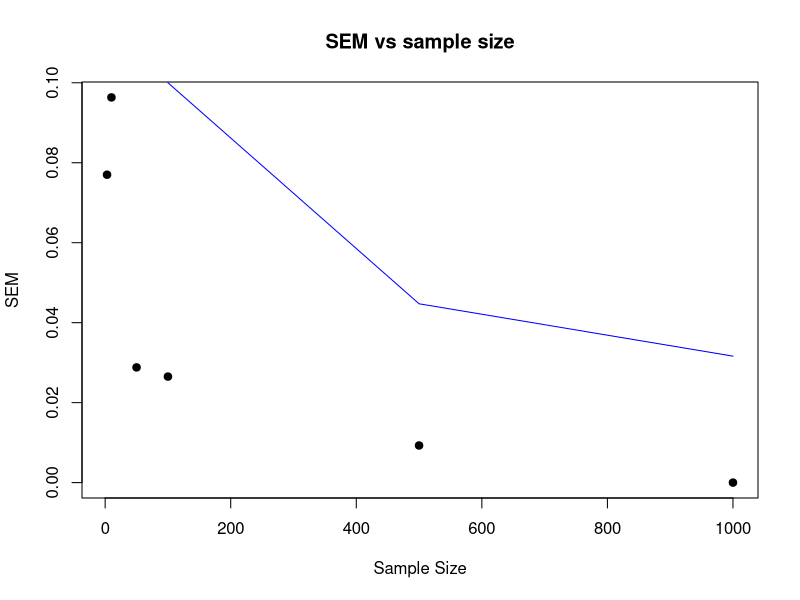
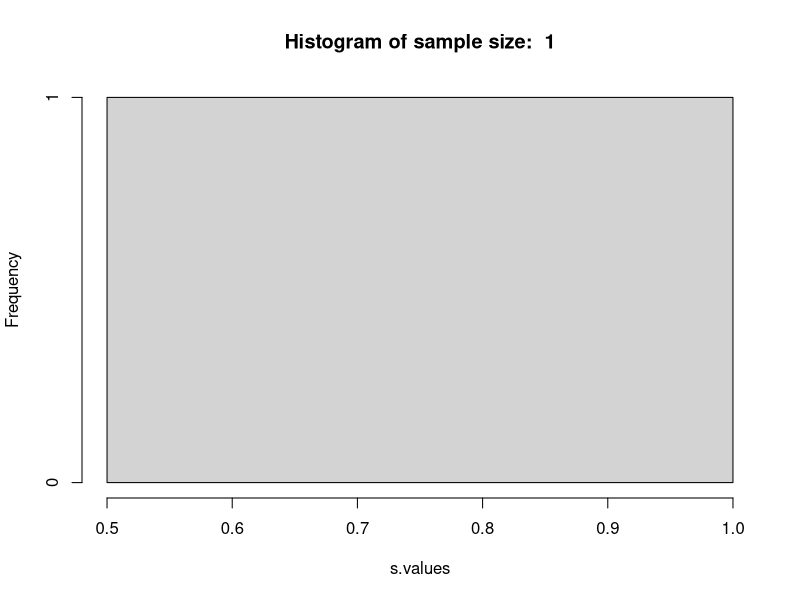
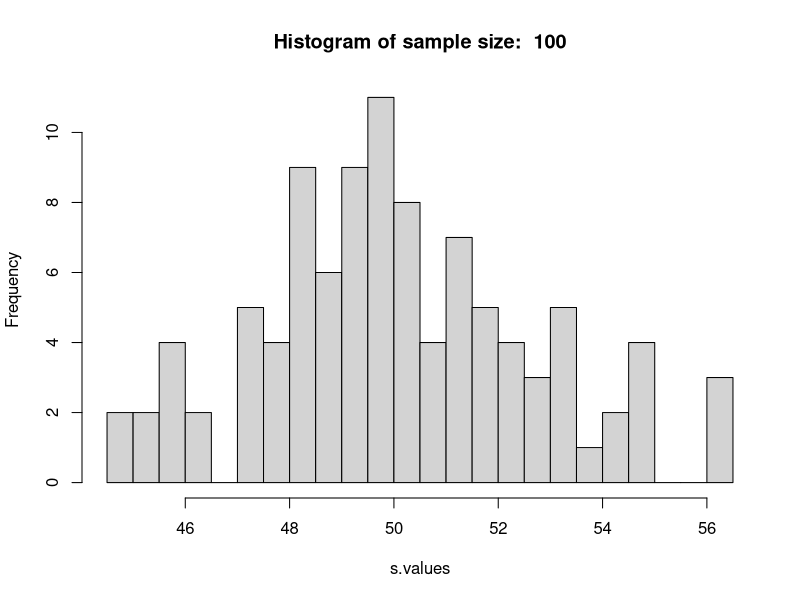
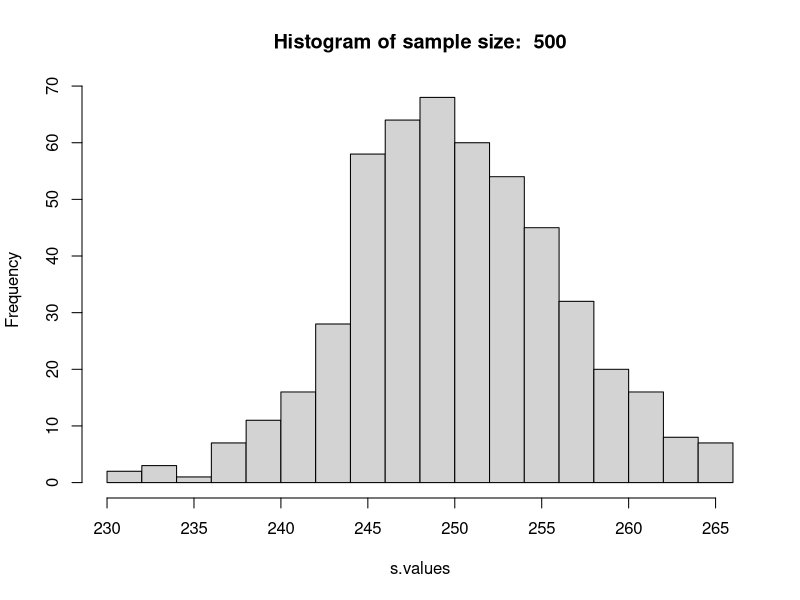
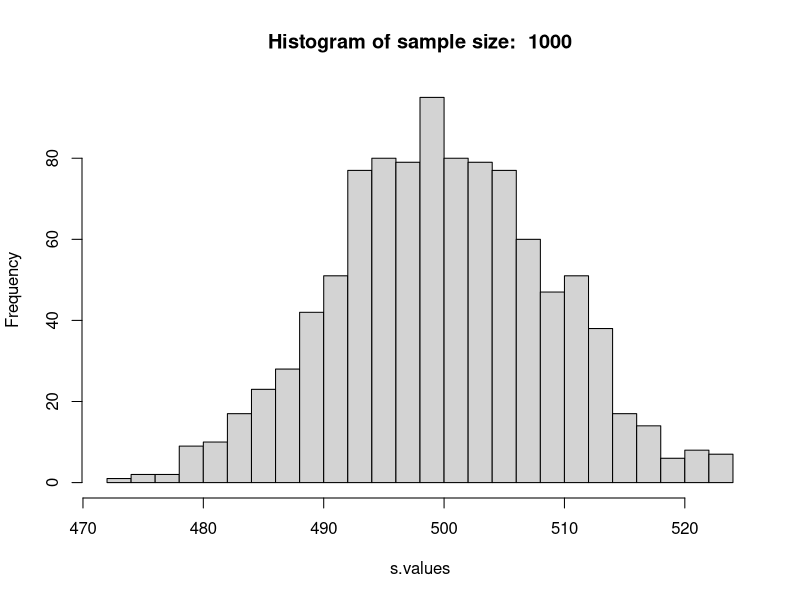
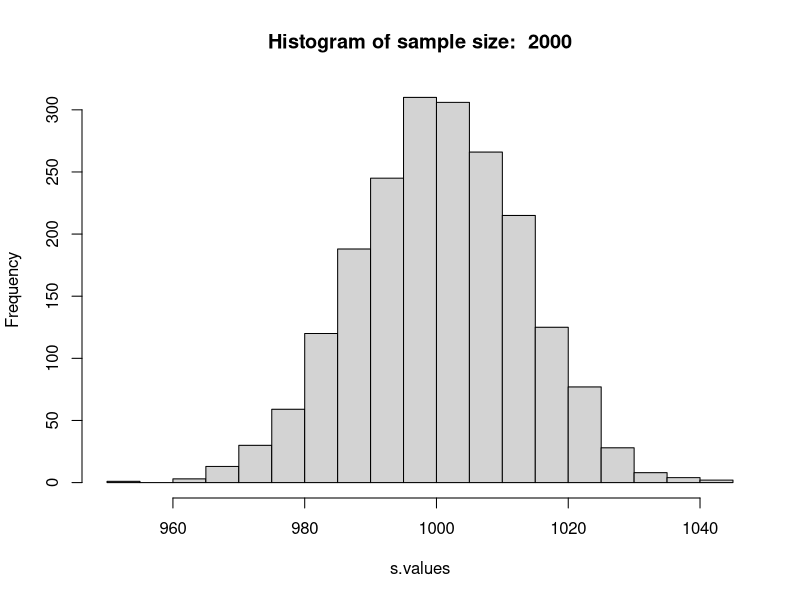
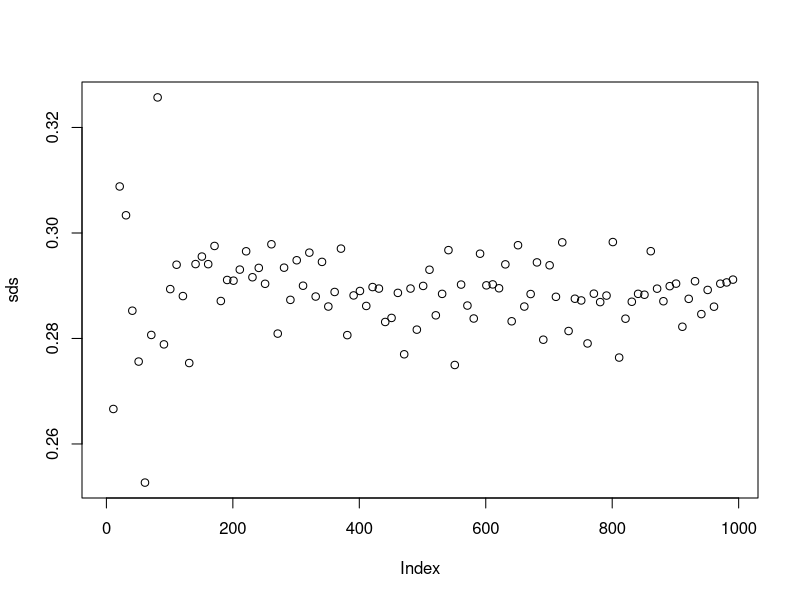

These charts were generated, in order, by the following R code:
## ---- chunk 1
knitr::opts_chunk$set(echo = TRUE)
## ---- chunk 2
# different sample sizes we are going to try:
sample.sizes=c(3,10,50, 100, 500, 1000)

# we will use the vector below to save the standard deviations of the 
# *distribution of the means* at each given sample size.
# Note that it's ok to initialize with an empty vector of length 0 - if we index 
# it out-of-bounds while assigning a value later, the vector will autoexpand 
# on assignment, see examples in the slides) 
mean.sds = double(0) 

values = runif(1000)

i = 1
for ( N in sample.sizes ) { # try different sample sizes
  
  # INSERT YOUR CODE HERE: (you may want to check the slides). 
  
  # 1) At each given N (i.e. in each iteration of the outer loop) you have to draw large number 
  # (e.g. 1000) of samples of that size N, from the distribution of your choice (e.g. normal, 
  # uniform, exponential, ...), and calculate the mean of *each* of those samples. 
  # Save all those means into a vector 'm'. 
  #
  
  m <- NULL
  for (l in 1:N) {
    m[l] = mean(sample(values, N))
  }

  # 2) Now, with vector m in hand, we want to characterize how much the sample mean fluctuates
  # from one experiment (experiment=drawing a sample of N measurements) to the next. Instead of just
  # plotting a histogram as we did in class, this time we will calculate the standard 
  # deviation of the distribution represented by the vector m. Use function sd() to achieve that.
  #
  
  sd_ = sd(m)
  
  # 3) save the result (sd of the distributions of the means for current N) into the vector mean.sds 
  # defined above. You can use c() to concatenate, or you can use an indexing variable; 
  #  in the latter case you will need to add it to the code and increment properly
  
  mean.sds[i] = sd_
  
  i = i + 1
}

# at this point, you should have the vector mean.sds filled. It should have length 6 and keep the 
# calculated values of the standard deviation of the mean (known as the standard error of the mean, SEM) 
# at different sample sizes: mean.sds[1] is the SEM at N=3, mean.sds[2] is the SEM at N=10, and so on.

# let us now plot the SEM (i.e. the "typical" error we expect the sample mean to exhibit in any 
# given experiment) as a function of the sample size, N. 


## ---- chunk 3
plot(sample.sizes, xlab="Sample Size", ylab="SEM", mean.sds, main="SEM vs sample size", pch=19)
lines(sample.sizes, 1/sqrt(sample.sizes), col='blue')
## ---- chunk 4
N <- 1  # the number of i.i.d. variables X we are going to sum

# how many times we are going to repeat the "experiment" (see the text above for what we now call an experiment):
#n.repeats <- 1000
s.values <- numeric() # we will use this vector to store the value of the sum, s, in each experiment

for (n.repeats in c(1, 100, 500, 1000, 2000)) { # repeat the experiment 'n.repeats' times

   for (i.exp in 1:n.repeats) { # repeat the experiment 'n.repeats' times
   
      # More details below. In each "experiment" we must draw the values x1, ..., xN of all the 
      # random variables we are going to sum up:
     
      ### replace with correct call: 
      x <- runif(n.repeats)
   
     # the "measured" value of the random variable S in the current experiment is the sum of x1...xN;
     # calculate it and save into the vector s.values:
      
     ### replace with correct call: 
     s.values[i.exp] <- sum(x) # ...???...
   }

   hist(s.values, breaks = 20, main = paste("Histogram of sample size: " , n.repeats))

}
## ---- chunk 5
N <- 1  # the number of i.i.d. variables X we are going to sum

# how many times we are going to repeat the "experiment" (see the text above for what we now call an experiment):
#n.repeats <- 1000
s.values <- numeric() # we will use this vector to store the value of the sum, s, in each experiment

sds = numeric()

for (n.repeats in seq(1, 1000, 10)) { # repeat the experiment 'n.repeats' times

   for (i.exp in 1:n.repeats) {  # repeat the experiment 'n.repeats' times
   
      # More details below. In each "experiment" we must draw the values x1, ..., xN of all the 
      # random variables we are going to sum up:
     
      ### replace with correct call: 
      x <- runif(n.repeats)
   
     # the "measured" value of the random variable S in the current experiment is the sum of x1...xN;
     # calculate it and save into the vector s.values:
      
     ### replace with correct call: 
     s.values[i.exp] <- mean(x) # ...???...
     sd_ = sd(x)
   }

   sds[n.repeats] = sd_

   # hist(s.values, breaks = 20, main = paste("Histogram of sample size: " , n.repeats, "Std dev: ", sd_))

}

plot(sds)
# abline(lm(sds ~ seq(1, 1000, 10)))


